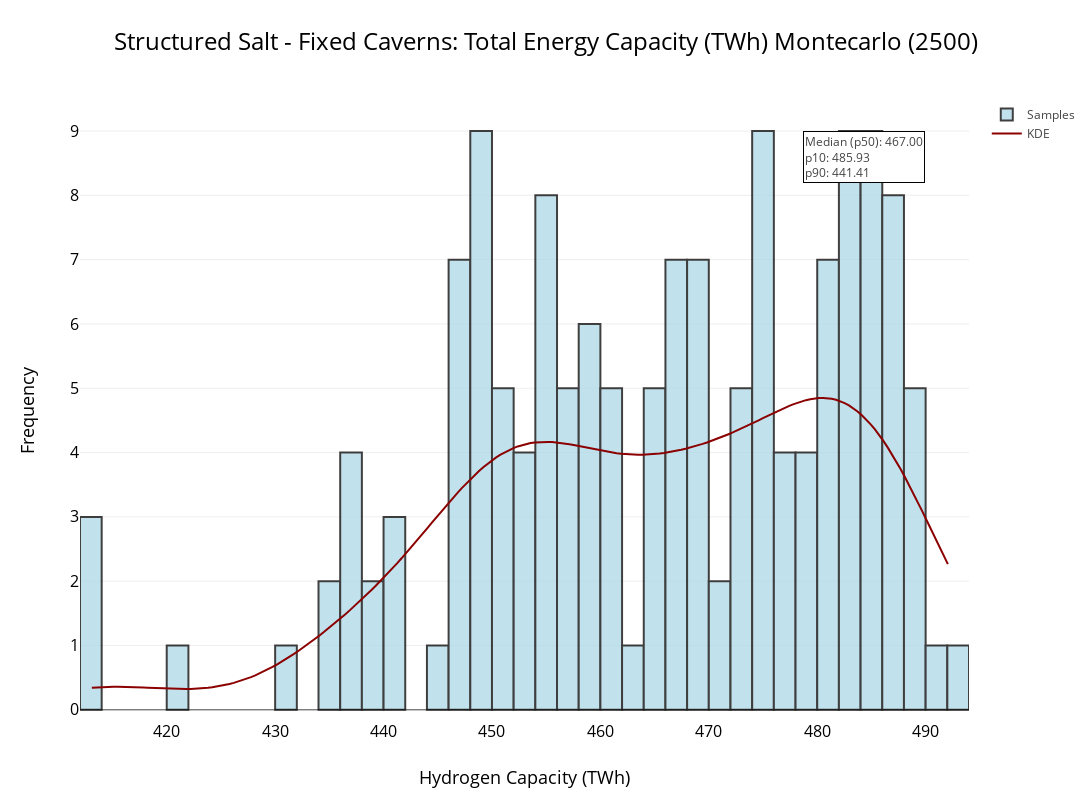

The cell this chart's notebook holds for it:
### Code cell
# Define colors
hist_color = "lightblue"  
line_color = "darkred"

# Create the histogram plot using Plotly
fig = go.Figure()

data = sum_results['sum'] / 1000

# Add histogram trace
fig.add_trace(go.Histogram(
    x=data,
    nbinsx=50,
    name='Samples',
    marker=dict(
        color=hist_color,
        line=dict(
            color='rgba(0, 0, 0, 1)',
            width=2
        )
    ),
    opacity=0.75
))

# KDE
kde = gaussian_kde(data)
x_range = np.linspace(min(data), max(data), 200)
kde_values = kde(x_range)

# Scale KDE values to match histogram
bin_width = (max(data) - min(data)) / 50 # bin width
scale_factor = len(data) * bin_width *1 # scale factor
kde_values_scaled = kde_values * scale_factor # scaled KDE values

# Add KDE trace
fig.add_trace(go.Scatter(
    x=x_range,
    y=kde_values_scaled,
    mode='lines',
    name='KDE',
    line=dict(
        color=line_color,
        width=2
    )
))

# Calculate percentile values
p90 = np.percentile(data, 10)
p50 = np.percentile(data, 50)
p10 = np.percentile(data, 90)

# Add text
fig.add_annotation(
    text=f'Median (p50): {p50:.2f}<br>p10: {p10:.2f}<br>p90: {p90:.2f}',
    align='left',
    showarrow=False,
    xref='paper',
    yref='paper',
    x=0.95,  # Position in the x axis (0 leftmost - 1 rightmost)
    y=0.95,  # Position in the y axis (0 bottommost - 1 topmost)
    bgcolor='white',
    bordercolor='black'
)

# Overlay the histogram
fig.update_layout(
    barmode='overlay',
    title_text='Structured Salt - Fixed Caverns: Total Energy Capacity (TWh) Montecarlo (2500)',
    title_x=0.5,
    title_font=dict(
        size=24,
        color='rgba(0, 0, 0, 1)'
    ),
    xaxis=dict(
        title='Hydrogen Capacity (TWh)',
        titlefont=dict(
            size=18,
            color='rgba(0, 0, 0, 1)'
        ),
        tickfont=dict(
            size=16,
            color='rgba(0, 0, 0, 1)'
        )
    ),
    yaxis=dict(
        title='Frequency',
        titlefont=dict(
            size=18,
            color='rgba(0, 0, 0, 1)'
        ),
        tickfont=dict(
            size=16,
            color='rgba(0, 0, 0, 1)'
        )
    ),
    template='none',
    autosize=False,
    width=1200,
    height=800
)

fig.show()

# Note these value are slightloy different to 4.4.1 section as that used layer cake OBP model, this example is using a quick and easy gradient........ Just an FYI

### Figure 1 — Plotly figure (JSON) as saved in the notebook; plotly's stock layout.template omitted (floating-point values rounded to 4 significant figures; data arrays with more than 128 entries replaced by an {"elided": "..."} marker saying what was removed)
{"data": [{"marker": {"color": "lightblue", "line": {"color": "rgba(0, 0, 0, 1)", "width": 2}}, "name": "Samples", "nbinsx": 50, "opacity": 0.75, "type": "histogram", "x": {"elided": "150 float values"}}, {"line": {"color": "darkred", "width": 2}, "mode": "lines", "name": "KDE", "type": "scatter", "x": {"elided": "200 float values"}, "y": {"elided": "200 float values"}}], "layout": {"annotations": [{"align": "left", "bgcolor": "white", "bordercolor": "black", "showarrow": false, "text": "Median (p50): 467.00<br>p10: 485.93<br>p90: 441.41", "x": 0.95, "xref": "paper", "y": 0.95, "yref": "paper"}], "autosize": false, "barmode": "overlay", "height": 800, "title": {"font": {"color": "rgba(0, 0, 0, 1)", "size": 24}, "text": "Structured Salt - Fixed Caverns: Total Energy Capacity (TWh) Montecarlo (2500)", "x": 0.5}, "width": 1200, "xaxis": {"tickfont": {"color": "rgba(0, 0, 0, 1)", "size": 16}, "title": {"font": {"color": "rgba(0, 0, 0, 1)", "size": 18}, "text": "Hydrogen Capacity (TWh)"}}, "yaxis": {"tickfont": {"color": "rgba(0, 0, 0, 1)", "size": 16}, "title": {"font": {"color": "rgba(0, 0, 0, 1)", "size": 18}, "text": "Frequency"}}}}
